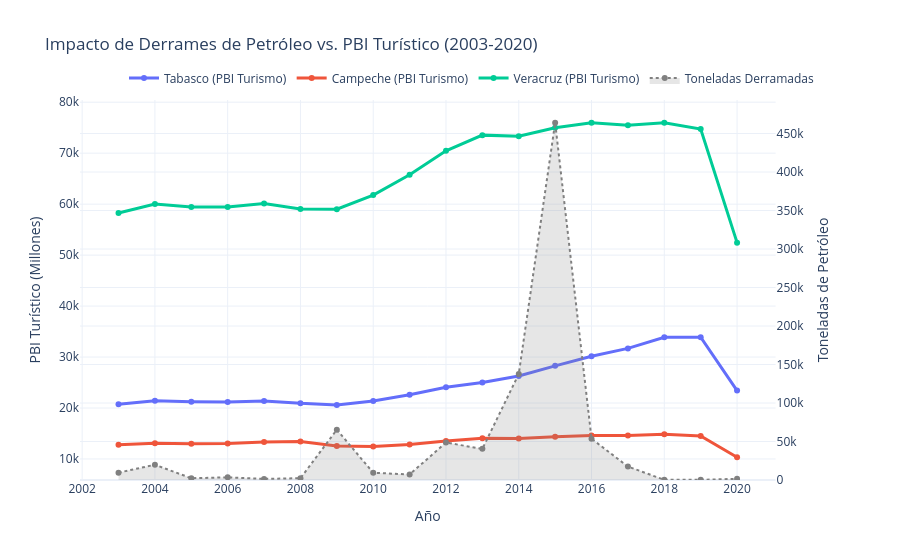

Notebook code cell kept with this figure:
### Code cell
import plotly.graph_objects as go
from plotly.subplots import make_subplots
import pandas as pd

# Cargar datos
df = pd.read_csv('../data/df_turismo_derrames.csv')

# Crear figura con eje secundario
fig = make_subplots(specs=[[{"secondary_y": True}]])

# 1. Agregar líneas de PBI por estado (Eje Y Primario)
estados = ['Tabasco (PBI Turismo)', 'Campeche (PBI Turismo)', 'Veracruz (PBI Turismo)']
colores = ['#636EFA', '#EF553B', '#00CC96']

for estado, color in zip(estados, colores):
    fig.add_trace(
        go.Scatter(x=df['anio'], y=df[estado], name=estado,
                   line=dict(width=3, color=color), mode='lines+markers'),
        secondary_y=False,
    )

# 2. Agregar el impacto de derrames (Eje Y Secundario)
# Usamos un gráfico de área para que resalte visualmente como un "evento" de fondo
fig.add_trace(
    go.Scatter(x=df['anio'], y=df['cantidad total de toneladas'], 
               name='Toneladas Derramadas',
               fill='tozeroy', fillcolor='rgba(128, 128, 128, 0.2)',
               line=dict(color='gray', dash='dot')),
    secondary_y=True,
)

# Configuración de diseño
fig.update_layout(
    title='Impacto de Derrames de Petróleo vs. PBI Turístico (2003-2020)',
    xaxis_title='Año',
    legend=dict(orientation="h", yanchor="bottom", y=1.02, xanchor="right", x=1),
    template='plotly_white',
    hovermode='x unified'
)

# Nombres de ejes
fig.update_yaxes(title_text="PBI Turístico (Millones)", secondary_y=False)
fig.update_yaxes(title_text="Toneladas de Petróleo", secondary_y=True)

fig.show()

### Figure 1 — Plotly figure (JSON) as saved in the notebook; plotly's stock layout.template omitted (floating-point values rounded to 4 significant figures)
{"data": [{"line": {"color": "#636EFA", "width": 3}, "mode": "lines+markers", "name": "Tabasco (PBI Turismo)", "type": "scatter", "x": [2003, 2004, 2005, 2006, 2007, 2008, 2009, 2010, 2011, 2012, 2013, 2014, 2015, 2016, 2017, 2018, 2019, 2020], "xaxis": "x", "y": [20730.0, 21410.0, 21230.0, 21190.0, 21390.0, 20920.0, 20610.0, 21360.0, 22590.0, 24070.0, 24990.0, 26290.0, 28270.0, 30140.0, 31700.0, 33890.0, 33900.0, 23420.0], "yaxis": "y"}, {"line": {"color": "#EF553B", "width": 3}, "mode": "lines+markers", "name": "Campeche (PBI Turismo)", "type": "scatter", "x": [2003, 2004, 2005, 2006, 2007, 2008, 2009, 2010, 2011, 2012, 2013, 2014, 2015, 2016, 2017, 2018, 2019, 2020], "xaxis": "x", "y": [12790.0, 13110.0, 12970.0, 13030.0, 13350.0, 13440.0, 12540.0, 12450.0, 12830.0, 13520.0, 14050.0, 14040.0, 14370.0, 14580.0, 14590.0, 14840.0, 14500.0, 10340.0], "yaxis": "y"}, {"line": {"color": "#00CC96", "width": 3}, "mode": "lines+markers", "name": "Veracruz (PBI Turismo)", "type": "scatter", "x": [2003, 2004, 2005, 2006, 2007, 2008, 2009, 2010, 2011, 2012, 2013, 2014, 2015, 2016, 2017, 2018, 2019, 2020], "xaxis": "x", "y": [58270.0, 60020.0, 59460.0, 59420.0, 60120.0, 59030.0, 59010.0, 61790.0, 65760.0, 70470.0, 73540.0, 73310.0, 74980.0, 75950.0, 75460.0, 75970.0, 74720.0, 52450.0], "yaxis": "y"}, {"fill": "tozeroy", "fillcolor": "rgba(128, 128, 128, 0.2)", "line": {"color": "gray", "dash": "dot"}, "name": "Toneladas Derramadas", "type": "scatter", "x": [2003, 2004, 2005, 2006, 2007, 2008, 2009, 2010, 2011, 2012, 2013, 2014, 2015, 2016, 2017, 2018, 2019, 2020], "xaxis": "x", "y": [9571.0, 19810.0, 2321.0, 3433.0, 1439.0, 2327.0, 65330.0, 9373.0, 7225.0, 48600.0, 40440.0, 137600.0, 464000.0, 53590.0, 17460.0, 176.0, 245.8, 1545.0], "yaxis": "y2"}], "layout": {"hovermode": "x unified", "legend": {"orientation": "h", "x": 1, "xanchor": "right", "y": 1.02, "yanchor": "bottom"}, "title": {"text": "Impacto de Derrames de Petróleo vs. PBI Turístico (2003-2020)"}, "xaxis": {"anchor": "y", "domain": [0, 0.94], "title": {"text": "Año"}}, "yaxis": {"anchor": "x", "domain": [0, 1], "title": {"text": "PBI Turístico (Millones)"}}, "yaxis2": {"anchor": "x", "overlaying": "y", "side": "right", "title": {"text": "Toneladas de Petróleo"}}}}
